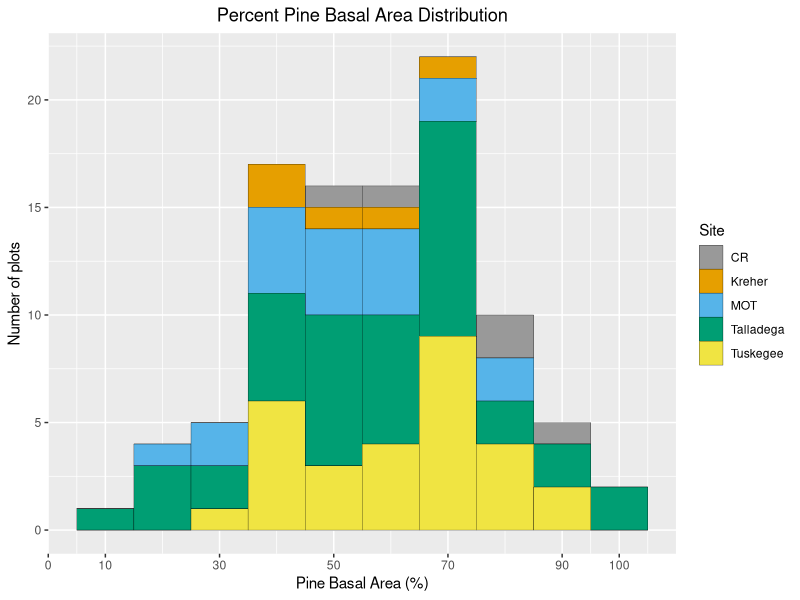

Source code (R): (Note: this script raises an error after producing the figure.)
library(readr)
library(dplyr)
library(ggplot2)
library(stringi, stringr)

mixed_trees <- read_csv("data/raw_data/Mixed Stands/MixedStand_Trees.csv")



dbh_cm_in <- mixed_trees %>% 
  group_by(Stem_id, Plot, Site, Species, Genus) %>% 
  summarise(dbh_cm = DBH,
            dbh_in = (DBH)*0.393701)

basal_area_m2_ft2 <- dbh_cm_in %>% 
  group_by(Stem_id, Plot, Site, Species, Genus) %>% 
  summarise(ba_m2 = dbh_cm^2*(0.00007854),
            ba_ft2 = dbh_in^2*(0.005454))

basal_area_m2_ft2_plot <- basal_area_m2_ft2 %>% 
  group_by(Plot,Site) %>% 
  summarise(ba_m2ha = sum(ba_m2)/0.02023428,
            ba_ft2a = sum(ba_ft2)/0.05)

basal_area_m2_ft2_plot_PINE <- basal_area_m2_ft2 %>% 
  filter(Genus == "Pinus") %>% 
  group_by(Plot, Site) %>% 
  summarise(pine_metric = sum(ba_m2)/0.02023428,
            pine_american = sum(ba_ft2)/0.05)

test <- merge(basal_area_m2_ft2_plot, basal_area_m2_ft2_plot_PINE)

test <- test %>% 
  group_by(Plot, Site) %>% 
  summarise(percent = pine_american/ba_ft2a*100)

# The palette with black:
cbbPalette <- c("#000000", "#E69F00", "#56B4E9", "#009E73", "#F0E442", "#0072B2", "#D55E00", "#CC79A7")
# The palette with grey:
cbPalette <- c("#999999", "#E69F00", "#56B4E9", "#009E73", "#F0E442", "#0072B2", "#D55E00", "#CC79A7")

percent_pine_fig <- ggplot(test, aes(x=percent)) + scale_fill_manual(values =cbPalette) +
  geom_histogram(aes(fill=Site),
                 binwidth = 10,
                 col="black", 
                 size=.1) +
  scale_x_continuous(breaks=c(0,10,30,50,70,90,100)) +
  labs(title="Percent Pine Basal Area Distribution",
       x="Pine Basal Area (%)",
       y="Number of plots") +
  theme(plot.title = element_text(hjust = 0.5))

ggsave(filename = "figures/percent_pine_ba.png", plot = percent_pine_fig)

n_distinct(test$Plot & Site=="Tuskegee")

cr <- test %>% 
  filter(Site=="Tuskegee")
